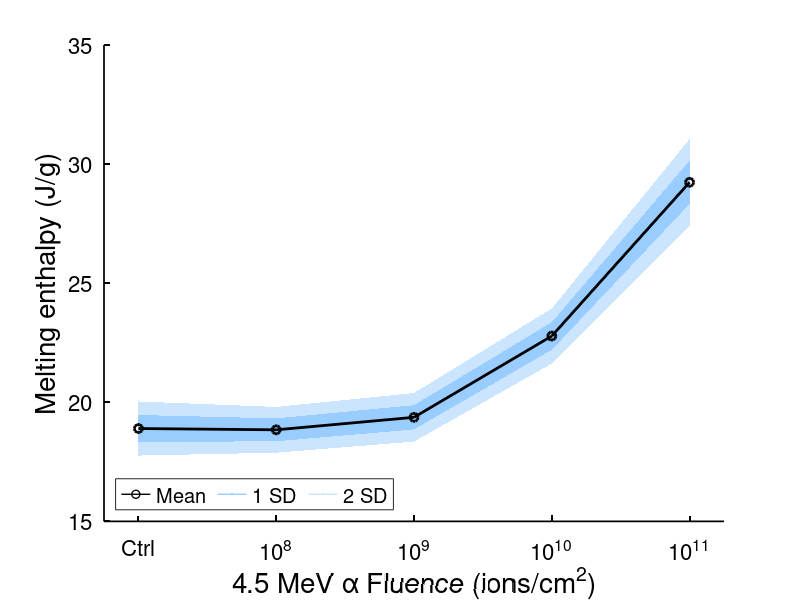

Write MATLAB code to recreate this figure. (Note: this script raises an error after producing the figure.)
%% Final figures - plots only, using saved & loaded data from
% Heat2_Apr19_finalAnalysis.m for heating data (2nd run)

% Instructions: 
% Load saved data
% Create named figure --> can refer to its axes etc.
% Plot data
% Insert figure properties block
% Modify as needed

%% Cody's formatting block + color black

% figure;
% hold on
% set(gca,...
%         'FontUnits','points',...
%         'FontWeight','normal',...
%         'FontSize',16,...
%         'FontName','Helvetica',...
%         'LineWidth',1.25,...
%         'Box','on',...
%         'XGrid','on',...
%         'YGrid','on',...
%         'XColor','k',...
%         'YColor','k')
% ylabel({'Y Axis Label [units]'},...
%         'FontUnits','points',...
%         'FontSize',20,...
%         'FontName','Helvetica')
% xlabel({'X Axis Label [units]'},...
%         'FontUnits','points',...
%         'FontSize',20,...
%         'FontName','Helvetica')

%% Load workspaces - Choose data set.
% load('heatData_processed.mat')
load('coolData_processed.mat')
load('rawData.mat')


% adjust y axis for enthalpy not peak area --> divide by heating rate 
qdot = 10/60; % 10 degreesC/min in degC/s
Int_mean = Int_mean/qdot;
Int_std = Int_std/qdot;

%% Main result figure - Melting

Int_plus1S = Int_mean+Int_std;
Int_minus1S = Int_mean-Int_std;
Int_plus2S = Int_mean+2*Int_std;
Int_minus2S = Int_mean-2*Int_std;
v1 = [coord, coord; Int_mean, Int_plus1S].';
v2 = [coord, coord; Int_mean, Int_minus1S].';
v3 = [coord, coord; Int_plus1S, Int_plus2S].';
v4 = [coord, coord; Int_minus1S, Int_minus2S].';
f = [1 6 7 2; 2 7 8 3; 3 8 9 4; 4 9 10 5];

figure('Name','Result');
hold on
patch('Faces',f,'Vertices', v1,'FaceColor',[153/255 204/255 255/255],'EdgeColor','none','FaceAlpha', 1)
patch('Faces',f,'Vertices', v2,'FaceColor',[153/255 204/255 255/255],'EdgeColor','none','FaceAlpha', 1)
patch('Faces',f,'Vertices', v3,'FaceColor',[204/255 229/255 255/255],'EdgeColor','none','FaceAlpha', 1)
patch('Faces',f,'Vertices', v4,'FaceColor',[204/255 229/255 255/255],'EdgeColor','none','FaceAlpha', 1)
plot(coord, Int_mean, 'ko-','LineWidth',2)

h = zeros(3, 1);
h(1) = plot(NaN,NaN,'ko-', 'LineWidth', 1);
h(2) = plot(NaN,NaN,'Color',[153/255 204/255 255/255], 'LineWidth', 1);
h(3) = plot(NaN,NaN,'Color',[204/255 229/255 255/255], 'LineWidth', 1);
legend(h, {'Mean','1 SD', '2 SD'},...
    'Location', 'southwest',...
    'Orientation','horizontal',...
    'FontName','Helvetica',...
    'FontSize',12)

ax1 = gca; % Bottom horizontal axes
set(ax1,...
        'FontUnits','points',...
        'FontWeight','normal',...
        'FontSize',16,...
        'FontName','Helvetica',...
        'LineWidth',1.25,...
        'XTick',[1 2 3 4 5],... % Make custom labels
        'XtickLabel',{'Ctrl', '10^{8}','10^{9}','10^{10}','10^{11}'},...
        'XLim', [0.75, 5.25],...
        'XColor', 'k',...
        'YColor', 'k')
ylabel({'Melting enthalpy (J/g)'},...
        'FontUnits','points',...
        'FontSize',20,...
        'FontName','Helvetica')
xlabel({'4.5 MeV \alpha Fluence (ions/cm^2)'},...
        'FontUnits','points',...
        'FontSize',20,...
        'FontName','Helvetica')

% Second Axis
% For Nat., 5, 20, 90
enr = [0.72, 4.984, 20.14, 90.26]; %from my model
flu = [6.232e8 2.713e9 1.07e10 5.497e10]; %expected fluence
tic = log10(flu)-6;

ax2 = axes('Position',ax1.Position,...
    'XAxisLocation','top',...
    'YAxisLocation','right',...
    'Color','none');
set(ax2,...
        'FontUnits','points',...
        'FontWeight','normal',...
        'FontSize',16,...
        'FontName','Helvetica',...
        'LineWidth',1.25,...
        'XTick',tic,... % Make custom labels
        'XtickLabel',{'Nat.', '5%','20%','90%'},...
        'XLim', [0.75, 5.25],...
        'YTick', [],...
        'YTickLabel', [],...
        'XColor', 'k',...
        'YColor', 'k');
xlabel({'^{235}U enrichment for 1 year'},...
        'FontUnits','points',...
        'FontSize',20,...
        'FontName','Helvetica')
linkprop([ax1 ax2], {'Position', 'Units', 'ActivePositionProperty','PlotBoxAspectRatio'});
set(gca,'PlotBoxAspectRatio',[1 0.75 0.75])
set(gcf,'Position',[360 46 625 585]) %Make entire figure bigger

% title('Melting Enthalpy after Recrystallization at 10^{\circ}C/min')

%% Main result figure - Cooling

Int_plus1S = Int_mean+Int_std;
Int_minus1S = Int_mean-Int_std;
Int_plus2S = Int_mean+2*Int_std;
Int_minus2S = Int_mean-2*Int_std;
v1 = [coord, coord; Int_mean, Int_plus1S].';
v2 = [coord, coord; Int_mean, Int_minus1S].';
v3 = [coord, coord; Int_plus1S, Int_plus2S].';
v4 = [coord, coord; Int_minus1S, Int_minus2S].';
f = [1 6 7 2; 2 7 8 3; 3 8 9 4; 4 9 10 5];

figure('Name','Result');
hold on
patch('Faces',f,'Vertices', v1,'FaceColor',[153/255 204/255 255/255],'EdgeColor','none','FaceAlpha', 1)
patch('Faces',f,'Vertices', v2,'FaceColor',[153/255 204/255 255/255],'EdgeColor','none','FaceAlpha', 1)
patch('Faces',f,'Vertices', v3,'FaceColor',[204/255 229/255 255/255],'EdgeColor','none','FaceAlpha', 1)
patch('Faces',f,'Vertices', v4,'FaceColor',[204/255 229/255 255/255],'EdgeColor','none','FaceAlpha', 1)
plot(coord, Int_mean, 'ko-','LineWidth',2)

h = zeros(3, 1);
h(1) = plot(NaN,NaN,'ko-', 'LineWidth', 1);
h(2) = plot(NaN,NaN,'Color',[153/255 204/255 255/255], 'LineWidth', 1);
h(3) = plot(NaN,NaN,'Color',[204/255 229/255 255/255], 'LineWidth', 1);
legend(h, {'Mean','1 SD', '2 SD'},...
    'Location', 'southwest',...
    'Orientation','horizontal',...
    'FontName','Helvetica',...
    'FontSize',12)

ax1 = gca; % Bottom horizontal axes
set(ax1,...
        'FontUnits','points',...
        'FontWeight','normal',...
        'FontSize',16,...
        'FontName','Helvetica',...
        'LineWidth',1.25,...
        'XTick',[1 2 3 4 5],... % Make custom labels
        'XtickLabel',{'Ctrl', '10^{8}','10^{9}','10^{10}','10^{11}'},...
        'XLim', [0.75, 5.25],...
        'XColor', 'k',...
        'YColor', 'k')
ylabel({'Recrystallization enthalpy (J/g)'},...
        'FontUnits','points',...
        'FontSize',20,...
        'FontName','Helvetica')
xlabel({'4.5 MeV \alpha fluence (ions/cm^2)'},...
        'FontUnits','points',...
        'FontSize',20,...
        'FontName','Helvetica')

% Second Axis
% For Nat., 5, 20, 90
enr = [0.72, 4.984, 20.14, 90.26]; %from my model
flu = [6.232e8 2.713e9 1.07e10 5.497e10]; %expected fluence
tic = log10(flu)-6;

ax2 = axes('Position',ax1.Position,...
    'XAxisLocation','top',...
    'YAxisLocation','right',...
    'Color','none');
set(ax2,...
        'FontUnits','points',...
        'FontWeight','normal',...
        'FontSize',16,...
        'FontName','Helvetica',...
        'LineWidth',1.25,...
        'XTick',tic,... % Make custom labels
        'XtickLabel',{'Nat.', '5%','20%','90%'},...
        'XLim', [0.75, 5.25],...
        'YTick', [],...
        'YTickLabel', [],...
        'XColor', 'k',...
        'YColor', 'k');
xlabel({'^{235}U enrichment in 1 year'},...
        'FontUnits','points',...
        'FontSize',20,...
        'FontName','Helvetica')
linkprop([ax1 ax2], {'Position', 'Units', 'ActivePositionProperty','PlotBoxAspectRatio'});
set(gca,'PlotBoxAspectRatio',[1 0.75 0.75])
set(gcf,'Position',[360 46 625 585]) %Make entire figure bigger

%% Raw Data

figure;
hold on
plot(T_Cool_corr(:,57:68),Q_Cool_corr(:,57:68),'m','LineWidth',1)
plot(T_Cool_corr(:,45:56),Q_Cool_corr(:,45:56),'k','LineWidth',1)
plot(T_Cool_corr(:,33:44),Q_Cool_corr(:,33:44),'g','LineWidth',1)
plot(T_Cool_corr(:,21:32),Q_Cool_corr(:,21:32),'r','LineWidth',1)
plot(T_Cool_corr(:,1:20),Q_Cool_corr(:,1:20),'Color',[169/255 169/255 169/255],'LineWidth',1)
% 
% plot(T_Heat_corr(:,57:68),Q_Heat_corr(:,57:68),'m','LineWidth',1)
% plot(T_Heat_corr(:,45:56),Q_Heat_corr(:,45:56),'k','LineWidth',1)
% plot(T_Heat_corr(:,33:44),Q_Heat_corr(:,33:44),'g','LineWidth',1)
% plot(T_Heat_corr(:,21:32),Q_Heat_corr(:,21:32),'r','LineWidth',1)
% plot(T_Heat_corr(:,1:20),Q_Heat_corr(:,1:20),'Color',[169/255 169/255 169/255],'LineWidth',1)

h = zeros(5, 1);
h(1) = plot(NaN,NaN,'Color',[169/255 169/255 169/255], 'LineWidth', 2);
h(2) = plot(NaN,NaN,'r', 'LineWidth', 2);
h(3) = plot(NaN,NaN,'g', 'LineWidth', 2);
h(4) = plot(NaN,NaN,'k', 'LineWidth', 2);
h(5) = plot(NaN,NaN,'m', 'LineWidth', 2);
% legend(h, 'Unirradiated','10^{8} ions/cm^2','10^{9} ions/cm^2','10^{10} ions/cm^2','10^{11} ions/cm^2',...
%     'Location', 'south');
legend(h, 'Unirradiated','10^{8} ions/cm^2','10^{9} ions/cm^2','10^{10} ions/cm^2','10^{11} ions/cm^2',...
    'Location', 'south','Orientation', 'vertical');
set(gca,...
        'FontUnits','points',...
        'FontWeight','normal',...
        'FontSize',16,...
        'FontName','Helvetica',...
        'LineWidth',1.25,...
        'Box','on',...
        'XLim', [306 320.5],...
        'Ylim', [-0.1 1.35],...
        'XColor','k',...
        'YColor','k')
ylabel({'Heat flow (W/g), exo up'},...
        'FontUnits','points',...
        'FontSize',20,...
        'FontName','Helvetica')
xlabel({'Temperature (^{\circ}C)'},...
        'FontUnits','points',...
        'FontSize',20,...
        'FontName','Helvetica')

%% Flash DSC Figure

load('ProcessedForFigure.mat')

% Figure: over 2 - smoothed average/std by depth
figure;
hold on

% Plot mean with error shading (grey)
patch('Faces',f,'Vertices', v_2S,'FaceColor',[211/255 211/255 211/255],'EdgeColor','none','FaceAlpha', 0.3)
patch('Faces',f,'Vertices', v_1S,'FaceColor',[169/255 169/255 169/255],'EdgeColor','none','FaceAlpha', 0.3)
plot(x_mist-0.5,e_s2_avg,'k','LineWidth',2)

% Plot bars for expected values based on macroDSC
% patch('Faces',f_a,'Vertices', v_1,'FaceColor',[204/255 229/255 255/255],'EdgeColor','none','FaceAlpha', 0.5)
% patch('Faces',f_a,'Vertices', v_2,'FaceColor',[153/255 204/255 255/255],'EdgeColor','none','FaceAlpha', 0.5)
% patch('Faces',f_a,'Vertices', v_3,'FaceColor',[204/255 229/255 255/255],'EdgeColor','none','FaceAlpha', 0.5)
% patch('Faces',f_a,'Vertices', v_4,'FaceColor',[153/255 204/255 255/255],'EdgeColor','none','FaceAlpha', 0.5)
% plot([x_a x_b], [corr corr]-const, 'b-','LineWidth',1)
% plot([x_b x_c], [Int_mean(1) Int_mean(1)]-const, 'b-','LineWidth',1)

% Plot raw data
plot(x_oc(remOLs_oc),enth_oc(remOLs_oc),'bo')
plot(x_ocrc(remOLs_ocrc),enth_ocrc(remOLs_ocrc),'bo')
plot(x_nc(remOLs_nc),enth_nc(remOLs_nc),'bo')
plot(x_ncrc(remOLs_ncrc),enth_ncrc(remOLs_ncrc),'bo')
plot(x_43(remOLs_43),enth_43(remOLs_43),'bo')
plot(x_44(remOLs_44),enth_44(remOLs_44),'bo')
plot(x_c4x(remOLs_c4x),enth_c4x(remOLs_c4x),'go')
plot(x_74(remOLs_74),enth_74(remOLs_74),'go')
plot(x_75(remOLs_75),enth_75(remOLs_75),'go')
plot(x_76(remOLs_76),enth_76(remOLs_76),'go')
plot(x_77(remOLs_77),enth_77(remOLs_77),'go')
plot(x_c3x(remOLs_c3x),enth_c3x(remOLs_c3x),'ro')
plot(x_78(remOLs_78),enth_78(remOLs_78),'ro')
plot(x_79(remOLs_79),enth_79(remOLs_79),'ko')
plot(x_80(remOLs_80),enth_80(remOLs_80),'mo')

xlabel('Slice number ~ depth (\mum)')
ylabel('Recrystallization enthalpy (J/g)')
h = zeros(8, 1);
h(1) = plot(NaN,NaN,'bo');
h(2) = plot(NaN,NaN,'go');
h(3) = plot(NaN,NaN,'ro');
h(4) = plot(NaN,NaN,'ko');
h(5) = plot(NaN,NaN,'mo');
h(6) = plot(NaN,NaN,'k', 'LineWidth', 2);
h(7) = plot(NaN,NaN,'Color',[169/255 169/255 169/255], 'LineWidth', 1);
h(8) = plot(NaN,NaN,'Color',[211/255 211/255 211/255], 'LineWidth', 1);

legend(h, {'set 5','set 4','set 3','set 2', 'set 1','2\mum mean','1 SD','2 SD'},...
    'Location', 'eastoutside',...
    'Orientation','vertical',...
    'FontName','Helvetica',...
    'FontSize',12)

ax1 = gca; % Bottom horizontal axes
set(ax1,...
        'FontUnits','points',...
        'FontWeight','normal',...
        'FontSize',16,...
        'FontName','Helvetica',...
        'LineWidth',1.25,...
        'ylim',[2 42],...
        'xlim',[0 33],...
        'XColor', 'k',...
        'YColor', 'k',...
         'Box','on')
ylabel({'Recrystallization enthalpy (J/g)'},...
        'FontUnits','points',...
        'FontSize',20,...
        'FontName','Helvetica')
xlabel({'Slice number ~ depth (\mum)'},...
        'FontUnits','points',...
        'FontSize',20,...
        'FontName','Helvetica')

%% Flash DSC Figure - set 5 only

% Figure: over 2 - smoothed average/std by depth
figure;
hold on

% Plot mean with error shading (grey)
% patch('Faces',f,'Vertices', v_2S,'FaceColor',[211/255 211/255 211/255],'EdgeColor','none','FaceAlpha', 0.3)
% patch('Faces',f,'Vertices', v_1S,'FaceColor',[169/255 169/255 169/255],'EdgeColor','none','FaceAlpha', 0.3)
% plot(x_mist-0.5,e_s2_avg,'k','LineWidth',2)

% Plot bars for expected values based on macroDSC
% patch('Faces',f_a,'Vertices', v_1,'FaceColor',[204/255 229/255 255/255],'EdgeColor','none','FaceAlpha', 0.5)
% patch('Faces',f_a,'Vertices', v_2,'FaceColor',[153/255 204/255 255/255],'EdgeColor','none','FaceAlpha', 0.5)
% patch('Faces',f_a,'Vertices', v_3,'FaceColor',[204/255 229/255 255/255],'EdgeColor','none','FaceAlpha', 0.5)
% patch('Faces',f_a,'Vertices', v_4,'FaceColor',[153/255 204/255 255/255],'EdgeColor','none','FaceAlpha', 0.5)
% plot([x_a x_b], [corr corr]-const, 'b-','LineWidth',1)
% plot([x_b x_c], [Int_mean(1) Int_mean(1)]-const, 'b-','LineWidth',1)

% Plot raw data
plot(x_oc(remOLs_oc),enth_oc(remOLs_oc),'bo')
plot(x_ocrc(remOLs_ocrc),enth_ocrc(remOLs_ocrc),'go')
plot(x_nc(remOLs_nc),enth_nc(remOLs_nc),'ro')
plot(x_ncrc(remOLs_ncrc),enth_ncrc(remOLs_ncrc),'ko')
plot(x_43(remOLs_43),enth_43(remOLs_43),'mo')
plot(x_44(remOLs_44),enth_44(remOLs_44),'yo')
% plot(x_c4x(remOLs_c4x),enth_c4x(remOLs_c4x),'go')
% plot(x_74(remOLs_74),enth_74(remOLs_74),'go')
% plot(x_75(remOLs_75),enth_75(remOLs_75),'go')
% plot(x_76(remOLs_76),enth_76(remOLs_76),'go')
% plot(x_77(remOLs_77),enth_77(remOLs_77),'go')
% plot(x_c3x(remOLs_c3x),enth_c3x(remOLs_c3x),'ro')
% plot(x_78(remOLs_78),enth_78(remOLs_78),'ro')
% plot(x_79(remOLs_79),enth_79(remOLs_79),'ko')
% plot(x_80(remOLs_80),enth_80(remOLs_80),'mo')

xlabel('Slice Number ~ depth [\mum]')
ylabel('Recrystallizartion enthalpy [J/g]')
h = zeros(6, 1);
h(1) = plot(NaN,NaN,'bo');
h(2) = plot(NaN,NaN,'go');
h(3) = plot(NaN,NaN,'ro');
h(4) = plot(NaN,NaN,'ko');
h(5) = plot(NaN,NaN,'mo');
h(6) = plot(NaN,NaN,'yo');
% h(7) = plot(NaN,NaN,'Color',[169/255 169/255 169/255], 'LineWidth', 1);
% h(8) = plot(NaN,NaN,'Color',[211/255 211/255 211/255], 'LineWidth', 1);

legend(h, {'oc','ocrc','nc','ncrc','43','44'},...
    'Location', 'eastoutside',...
    'Orientation','vertical',...
    'FontName','Helvetica',...
    'FontSize',12)

ax1 = gca; % Bottom horizontal axes
set(ax1,...
        'FontUnits','points',...
        'FontWeight','normal',...
        'FontSize',16,...
        'FontName','Helvetica',...
        'LineWidth',1.25,...
        'ylim',[2 42],...
        'xlim',[0 33],...
        'XColor', 'k',...
        'YColor', 'k',...
         'Box','on')
ylabel({'Recrystallization enthalpy [J/g]'},...
        'FontUnits','points',...
        'FontSize',20,...
        'FontName','Helvetica')
xlabel({'Slice Number ~ depth [\mum]'},...
        'FontUnits','points',...
        'FontSize',20,...
        'FontName','Helvetica')

%% Flash DSC Figure - set 5 only, masses

% Figure: over 2 - smoothed average/std by depth
figure;
hold on

% Plot mean with error shading (grey)
% patch('Faces',f,'Vertices', v_2S,'FaceColor',[211/255 211/255 211/255],'EdgeColor','none','FaceAlpha', 0.3)
% patch('Faces',f,'Vertices', v_1S,'FaceColor',[169/255 169/255 169/255],'EdgeColor','none','FaceAlpha', 0.3)
% plot(x_mist-0.5,e_s2_avg,'k','LineWidth',2)

% Plot bars for expected values based on macroDSC
% patch('Faces',f_a,'Vertices', v_1,'FaceColor',[204/255 229/255 255/255],'EdgeColor','none','FaceAlpha', 0.5)
% patch('Faces',f_a,'Vertices', v_2,'FaceColor',[153/255 204/255 255/255],'EdgeColor','none','FaceAlpha', 0.5)
% patch('Faces',f_a,'Vertices', v_3,'FaceColor',[204/255 229/255 255/255],'EdgeColor','none','FaceAlpha', 0.5)
% patch('Faces',f_a,'Vertices', v_4,'FaceColor',[153/255 204/255 255/255],'EdgeColor','none','FaceAlpha', 0.5)
% plot([x_a x_b], [corr corr]-const, 'b-','LineWidth',1)
% plot([x_b x_c], [Int_mean(1) Int_mean(1)]-const, 'b-','LineWidth',1)

% Plot raw data
plot(x_oc(remOLs_oc),mass_oc(remOLs_oc),'b*')
plot(x_ocrc(remOLs_ocrc),mass_ocrc(remOLs_ocrc),'b*')
plot(x_nc(remOLs_nc),mass_nc(remOLs_nc),'b*')
plot(x_ncrc(remOLs_ncrc),mass_ncrc(remOLs_ncrc),'b*')
plot(x_43(remOLs_43),mass_43(remOLs_43),'b*')
plot(x_44(remOLs_44),mass_44(remOLs_44),'b*')
% plot(x_c4x(remOLs_c4x),enth_c4x(remOLs_c4x),'go')
% plot(x_74(remOLs_74),enth_74(remOLs_74),'go')
% plot(x_75(remOLs_75),enth_75(remOLs_75),'go')
% plot(x_76(remOLs_76),enth_76(remOLs_76),'go')
% plot(x_77(remOLs_77),enth_77(remOLs_77),'go')
% plot(x_c3x(remOLs_c3x),enth_c3x(remOLs_c3x),'ro')
% plot(x_78(remOLs_78),enth_78(remOLs_78),'ro')
% plot(x_79(remOLs_79),enth_79(remOLs_79),'ko')
% plot(x_80(remOLs_80),enth_80(remOLs_80),'mo')

xlabel('Slice Number ~ depth [\mum]')
ylabel('Mass, measured by C_p method [n/g]')
h = zeros(1, 1);
h(1) = plot(NaN,NaN,'bo');
% h(2) = plot(NaN,NaN,'go');
% h(3) = plot(NaN,NaN,'ro');
% h(4) = plot(NaN,NaN,'ko');
% h(5) = plot(NaN,NaN,'mo');
% h(6) = plot(NaN,NaN,'yo');
% h(7) = plot(NaN,NaN,'Color',[169/255 169/255 169/255], 'LineWidth', 1);
% h(8) = plot(NaN,NaN,'Color',[211/255 211/255 211/255], 'LineWidth', 1);
% 
% legend(h, {'oc','ocrc','nc','ncrc','43','44'},...
%     'Location', 'eastoutside',...
%     'Orientation','vertical',...
%     'FontName','Helvetica',...
%     'FontSize',12)

ax1 = gca; % Bottom horizontal axes
set(ax1,...
        'FontUnits','points',...
        'FontWeight','normal',...
        'FontSize',16,...
        'FontName','Helvetica',...
        'LineWidth',1.25,...
        'ylim',[90 270],...
        'xlim',[0 33],...
        'XColor', 'k',...
        'YColor', 'k',...
         'Box','on')
ylabel({'Mass by C_p method [n/g]'},...
        'FontUnits','points',...
        'FontSize',20,...
        'FontName','Helvetica')
xlabel({'Slice Number ~ depth [\mum]'},...
        'FontUnits','points',...
        'FontSize',20,...
        'FontName','Helvetica')

    
    